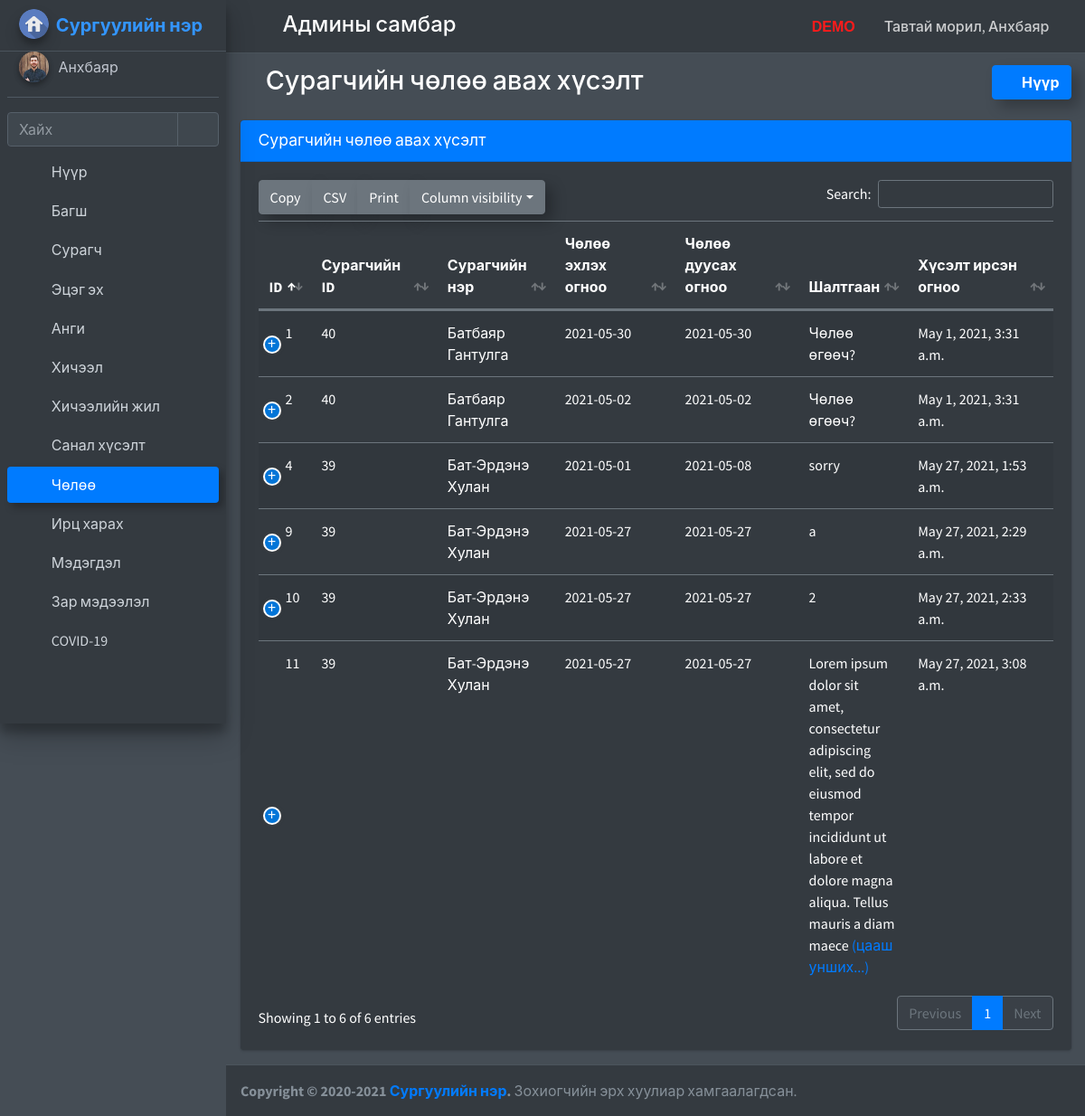
The app's page /student_leave_view (signed in) with its own data.
### school_management_app/models.py (models this page shows)
class CustomUser(AbstractUser):
    user_type_data=((1,"HOD"),(2,"Staff"),(3,"Student"),(4,"Parent"))
    user_type=models.CharField(default=1,choices=user_type_data,max_length=10)

class AdminHOD(models.Model):
    id=models.AutoField(primary_key=True)
    admin=models.OneToOneField(CustomUser,on_delete=models.CASCADE)
    created_at=models.DateTimeField(auto_now_add=True)
    updated_at=models.DateTimeField(auto_now_add=True)
    profile_pic=models.FileField(default="")
    objects=models.Manager()

class LeaveReportStudent(models.Model):
    id=models.AutoField(primary_key=True)
    student_id=models.ForeignKey(Students,on_delete=models.CASCADE)
    leave_start_date=models.CharField(max_length=255)
    leave_end_date=models.CharField(max_length=255, default="")
    leave_message=models.TextField()
    leave_status=models.IntegerField(default=0)
    created_at=models.DateTimeField(auto_now_add=True)
    updated_at=models.DateTimeField(auto_now_add=True)
    objects=models.Manager()

class Students(models.Model):
    id=models.AutoField(primary_key=True)
    admin=models.OneToOneField(CustomUser,on_delete=models.CASCADE)
    gender=models.CharField(max_length=255)
    profile_pic=models.FileField()
    address=models.TextField()
    course_id=models.ForeignKey(Courses,on_delete=models.DO_NOTHING)
    session_year_id=models.ForeignKey(SessionYearModel,on_delete=models.CASCADE)
    created_at=models.DateTimeField(auto_now_add=True)
    updated_at=models.DateTimeField(auto_now_add=True)
    fcm_token=models.TextField(default="")
    objects = models.Manager()

### school_management_app/HodViews.py (the view)
# urls.py: path('student_leave_view', HodViews.student_leave_view,name="student_leave_view"),
def student_leave_view(request):
    user=CustomUser.objects.get(id=request.user.id)
    admin=AdminHOD.objects.get(admin=user)
    leaves=LeaveReportStudent.objects.all()
    return render(request,"hod_template/student_leave_view.html",{"leaves":leaves,"admin":admin})

### school_management_app/templates/hod_template/student_leave_view.html (shortened to what this page needs)
{% extends 'hod_template/base_template.html' %}
{% load static %}
{% block page_title %}
<i class="nav-icon fas fa-user-graduate"></i> Сурагчийн чөлөө авах хүсэлт
{% endblock page_title %}
{% block custom_css %}
<link rel="stylesheet" href="{% static "plugins/datatables-bs4/css/dataTables.bootstrap4.min.css" %}">
<link rel="stylesheet" href="{% static "plugins/datatables-responsive/css/responsive.bootstrap4.min.css" %}">
<link rel="stylesheet" href="{% static "plugins/datatables-buttons/css/buttons.bootstrap4.min.css" %}">
{% endblock custom_css %}
{% block main_content %}
<section class="content">
  <div class="container-fluid">
    <div class="row">
      <div class="col-md-12">
        <div class="card card-primary">
          <div class="card-header">
            <h3 class="card-title">Сурагчийн чөлөө авах хүсэлт</h3>
          </div>
          <div class="card-body">
            <table id="example1" class="table  table-striped">
              <thead>
                <tr>
                  <th>ID</th>
                  <th>Сурагчийн ID</th>
                  <th>Сурагчийн нэр</th>
                  <th>Чөлөө эхлэх огноо</th>
                  <th>Чөлөө дуусах огноо</th>
                  <th>Шалтгаан</th>
                  <th>Хүсэлт ирсэн огноо</th>
                </tr>
              </thead>
              <tbody>
                {% for leave in leaves %}
                <tr>
                  <td>{{ leave.id }}</td>
                  <td style="width: 130px;">{{ leave.student_id.admin.id }}</td>
                  <td>{{ leave.student_id.admin.first_name }} {{ leave.student_id.admin.last_name }}</td>
                  <td style="width: 170px;">{{ leave.leave_start_date }}</td>
                  <td style="width: 170px;">{{ leave.leave_end_date }}</td>
                  <td class="show-read-more">{{ leave.leave_message }}</td>
                  <td style="width: 230px;">{{ leave.created_at }}</td>
                </tr>
                {% endfor %}
              </tbody>
            </table>
          </div>
        </div>
      </div>
    </div>
  </div>
</section>
{% endblock main_content %}

### school_management_app/templates/hod_template/base_template.html (shortened to what this page needs)
{% load static %}
<!DOCTYPE html>
<html>
<head>
  <link rel="stylesheet" href="{% static "plugins/fontawesome-free/css/all.min.css" %}">
  <link rel="stylesheet" href="https://code.ionicframework.com/ionicons/2.0.1/css/ionicons.min.css">
  <link rel="stylesheet" href="{% static "plugins/tempusdominus-bootstrap-4/css/tempusdominus-bootstrap-4.min.css" %}">
  <link rel="stylesheet" href="{% static "plugins/icheck-bootstrap/icheck-bootstrap.min.css" %}">
  <link rel="stylesheet" href="{% static "plugins/jqvmap/jqvmap.min.css" %}">
  <link rel="stylesheet" href="{% static "dist/css/adminlte.min.css" %}">
  <link rel="stylesheet" href="{% static "plugins/overlayScrollbars/css/OverlayScrollbars.min.css" %}">
  <link rel="stylesheet" href="{% static "plugins/daterangepicker/daterangepicker.css" %}">
  <link rel="stylesheet" href="{% static "plugins/summernote/summernote-bs4.css" %}">
  <link rel="stylesheet" href="{% static "custom/css/style.css" %}">
  {% block custom_css %} {% endblock custom_css %}
</head>
<body class="hold-transition sidebar-mini layout-fixed layout-navbar-fixed dark-mode">
  <div class="wrapper">
    <nav class="main-header navbar navbar-expand navbar-dark">
      <ul class="navbar-nav">
        <li class="nav-item">
          <a class="nav-link" data-widget="pushmenu" href="#"><i class="fas fa-bars"></i></a>
        </li>
      </ul>
      <h4 class="title-c1" style="margin-left: 10px; margin-top: 5px;">
        <span class="desktop">Админы самбар</span>
      </h4>
      <ul class="navbar-nav ml-auto">
        <li class="nav-item d-flex">
          <a class="nav-link">
            <span class="desktop-demo">DEMO</span>
        </li>
        <li class="nav-item d-flex">
          <a class="nav-link title-c2" style="white-space: nowrap; cursor: pointer;" data-toggle="dropdown" aria-haspopup="true" aria-expanded="false">
            <span class="hidden">Тавтай морил, </span>{{ user.last_name }}
            <i class="fas fa-angle-down"></i>
          </a>
        </li>
      </ul>
    </nav>
    {% include 'hod_template/sidebar_template.html' with user=user id=id %}
    <div class="content-wrapper">
      <div class="content-header">
        <div class="container-fluid">
          <div class="row mb-2">
            <div class="col-sm-6">
              <h1 class="m-0">
                {% block page_title %}
                {% endblock page_title %}
              </h1>
            </div>
            <div class="col-sm-6">
              <ol class="breadcrumb float-sm-right">
                <li class="breadcrumb-item"><a class="btn btn-primary font-weight-bold" href="{% url 'admin_home' %}"><i class="nav-icon fas fa-tachometer-alt mr-2"></i>Нүүр</a></li>
              </ol>
            </div>
          </div>
        </div>
      </div>
      {% block main_content %}{% endblock main_content %}
    </div>
    {% include 'hod_template/footer.html' %}
  </div>
</body>
</html>

### school_management_app/templates/hod_template/sidebar_template.html (shortened to what this page needs)
{% load static %}
<aside class="main-sidebar sidebar-dark-primary elevation-4">
  <a href="/admin_home" class="brand-link">
    <img src="{% static "dist/img/home-icon.png" %}" alt="logo" class="brand-image img-circle elevation-3"
      style="opacity: .9">
    <span class="brand-text font-weight-bold">Сургуулийн нэр</span>
  </a>
  <div class="sidebar">
    <div class="user-panel mt-3 pb-3 mb-3 d-flex">
      <div class="image">
        <img src="{{ admin.profile_pic }}" class="img-circle elevation-2 zoomD" alt="User Image">
      </div>
      <div class="info">
        <a href="{% url 'admin_profile' %}" class="d-block ">{{ user.last_name }}</a>
      </div>
    </div>
    <div class="form-inline">
      <div class="input-group" data-widget="sidebar-search">
        <input class="form-control form-control-sidebar" type="search" placeholder="Хайх" aria-label="Search">
        <div class="input-group-append">
          <button class="btn btn-sidebar" style="box-shadow: none !important;">
            <i class="fas fa-search fa-fw"></i>
          </button>
        </div>
      </div>
    </div>
    <nav class="mt-2">
      <ul class="nav nav-pills nav-sidebar flex-column nav-child-indent" data-widget="treeview" role="menu"
        data-accordion="false">
        <li class="nav-item">
          {% url 'admin_home' as admin_home %}
          <a href="{{ admin_home }}" class="nav-link {% if request.path == admin_home %} active {% endif %}">
            <i class="nav-icon fas fa-tachometer-alt"></i>
            <p>Нүүр</p>
          </a>
        </li>
        <li class="nav-item">
          {% url 'add_staff' as add_staff %}
          {% url 'manage_staff' as manage_staff %}
          {% url 'edit_staff' staff_id=id as edit_staff %}
          <a href="#" class="nav-link {% if request.path == add_staff %} active {% elif request.path == manage_staff %} active {% elif request.path == edit_staff %} active {% endif %}">
            <i class="nav-icon fas fa-chalkboard-teacher"></i>
            <p>Багш
              <i class="right fas fa-angle-left"></i>
            </p>
          </a>
        </li>
        <li class="nav-item">
          {% url 'add_student' as add_student %}
          {% url 'manage_student' as manage_student %}
          {% url 'edit_student' student_id=id as edit_student %}
          <a href="#" class="nav-link {% if request.path == add_student %} active {% elif request.path == manage_student %} active {% elif request.path == edit_student %} active {% endif %}">
            <i class="nav-icon fas fa-user-graduate"></i>
            <p>
              Сурагч
              <i class="right fas fa-angle-left"></i>
            </p>
          </a>
        </li>
        <li class="nav-item">
          {% url 'add_parent' as add_parent %}
          {% url 'manage_parent' as manage_parent %}
          {% url 'edit_parent' parent_id=id as edit_parent %}
          <a href="#" class="nav-link {% if request.path == add_parent %} active {% elif request.path == manage_parent %} active {% elif request.path == edit_parent %} active {% endif %}">
            <i class="nav-icon fas fa-users"></i>
            <p>
              Эцэг эх
              <i class="right fas fa-angle-left"></i>
            </p>
          </a>
        </li>
        <li class="nav-item">
          {% url 'add_course' as add_course %}
          {% url 'manage_course' as manage_course %}
          {% url 'edit_course' course_id=id as edit_course %}
          <a href="#" class="nav-link {% if request.path == add_course %} active {% elif request.path == manage_course %} active {% elif request.path == edit_course %} active {% endif %}">
            <i class="nav-icon fas fa-book"></i>
            <p>
              Анги
              <i class="right fas fa-angle-left"></i>
            </p>
          </a>
        </li>
        <li class="nav-item">
          {% url 'add_subject' as add_subject %}
          {% url 'manage_subject' as manage_subject %}
          {% url 'edit_subject' subject_id=id as edit_subject %}
          <a href="#" class="nav-link {% if request.path == add_subject %} active {% elif request.path == manage_subject %} active {% elif request.path == edit_subject %} active {% endif %}">
            <i class="nav-icon fas fa-book-open"></i>
            <p>
              Хичээл
              <i class="right fas fa-angle-left"></i>
            </p>
          </a>
        </li>
        <li class="nav-item">
          {% url 'add_session' as add_session %}
          {% url 'manage_session' as manage_session %}
          <a href="#" class="nav-link {% if request.path == add_session %} active {% elif request.path == manage_session %} active {% endif %}">
            <i class="nav-icon fas fa-calendar-alt"></i>
            <p>
              Хичээлийн жил
              <i class="right fas fa-angle-left"></i>
            </p>
          </a>
        </li>
        <li class="nav-item">
          {% url 'student_feedback_message' as student_feedback_message %}
          {% url 'staff_feedback_message' as staff_feedback_message %}
          {% url 'parent_feedback_message' as parent_feedback_message %}
          <a href="#" class="nav-link {% if request.path == student_feedback_message %} active {% elif request.path == staff_feedback_message %} active {% elif request.path == parent_feedback_message %} active {% endif %}">
            <i class="nav-icon fas fa-comments"></i>
            <p>
              Санал хүсэлт
              <i class="right fas fa-angle-left"></i>
            </p>
          </a>
        </li>
        <li class="nav-item">
          {% url 'student_leave_view' as student_leave_view %}
          {% url 'staff_leave_view' as staff_leave_view %}
          <a href="#" class="nav-link {% if request.path == student_leave_view %} active {% elif request.path == staff_leave_view %} active {% endif %}">
            <i class="nav-icon fas fa-sign-out-alt"></i>
            <p>
              Чөлөө
              <i class="right fas fa-angle-left"></i>
            </p>
          </a>
        </li>
        <li class="nav-item">
          {% url 'admin_view_attendance' as admin_view_attendance %}
          <a href="{% url 'admin_view_attendance' %}"
            class="nav-link {% if request.path == admin_view_attendance %} active {% endif %}">
            <i class="nav-icon fas fa-user-check"></i>
            <p>
              Ирц харах
            </p>
          </a>
        </li>
        <li class="nav-item">
          {% url 'admin_send_notification_staff' as admin_send_notification_staff %}
          {% url 'admin_send_notification_student' as admin_send_notification_student %}
          {% url 'admin_send_notification_parent' as admin_send_notification_parent %}
          <a href="#" class="nav-link ">
            <i class="nav-icon fas fa-bell"></i>
            <p>
              Мэдэгдэл
              <i class="right fas fa-angle-left"></i>
            </p>
          </a>
        </li>
        {% url 'manage_tnews' as manage_tnews %}
        {% url 'edit_tnews' TNews_id=id as edit_tnews %}
        {% url 'add_tnews' as add_tnews %}
        {% url 'view_tnews' TNews_id=id as view_tnews %}
        {% url 'manage_news' as manage_news %}
        {% url 'edit_news' News_id=id as edit_news %}
        {% url 'add_news' as add_news %}
        {% url 'view_news' News_id=id as view_news %}
        {% url 'manage_pnews' as manage_pnews %}
        {% url 'edit_pnews' PNews_id=id as edit_pnews %}
        {% url 'add_pnews' as add_pnews %}
        {% url 'view_pnews' PNews_id=id as view_pnews %}
        <li class="nav-item">
          <a href="#" class="nav-link
          ">
            <i class="nav-icon fas fa-newspaper"></i>
            <p>
              Зар мэдээлэл
              <i class="right fas fa-angle-left"></i>
            </p>
          </a>
        <li class="nav-item">
          {% url 'covid19' as covid19 %}
          <a href="{% url 'covid19' %}" class="nav-link {% if request.path == covid19 %} active {% endif %}">
            <i class="nav-icon fas fa-virus"></i>
            <p>
              COVID-19
            </p>
          </a>
        </li>
      </ul>
    </nav>
  </div>
</aside>

### school_management_app/static/custom/css/style.css (style rules this page uses)
.breadcrumb-item { margin-top: 10px; display: none; }
@media screen and (min-width: 992px) { .breadcrumb-item { margin-top: 0px; display: inline-block; } }
.btn { box-shadow: 8px 8px 15px rgba(0, 0, 0, 0.267) !important; }

### school_management_app/templates/hod_template/base_template.html (style rules this page uses)
.title-c1 { font-size: 20px; }
.desktop { font-size: 0px; }
.desktop-demo { font-size: 0px; }
.title-c2 { font-size: 15px; }
.hidden { font-size: 0; }
@media screen and (min-width: 992px) { .title-c1 { font-size: 24px; } }
@media screen and (min-width: 992px) { .desktop { font-size: 24px; } }
@media screen and (min-width: 992px) { .desktop-demo { font-size: 1rem; color: #ff1b1b; font-weight: 700; font-family: sans-serif; } }
@media screen and (min-width: 992px) { .title-c2 { font-size: 16px; font-weight: 500; } }
@media screen and (min-width: 992px) { .hidden { font-size: 16px; } }

### school_management_app/templates/hod_template/sidebar_template.html (style rules this page uses)
.zoomD { cursor: zoom-in; }
.nav-link.active { box-shadow: 5px 5px 8px rgba(0, 0, 0, 0.267) !important; }

### records on screen
CustomUser: last_name "Анхбаяр"
AdminHOD: profile_pic (picture)
LeaveReportStudent: id "1", student_id.admin.id "40", student_id.admin.first_name "Батбаяр", student_id.admin.last_name "Гантулга", leave_start_date "2021-05-30", leave_end_date "2021-05-30", leave_message "Чөлөө өгөөч?", created_at "May 1, 2021, 3:31 a.m."
LeaveReportStudent: id "2", student_id.admin.id "40", student_id.admin.first_name "Батбаяр", student_id.admin.last_name "Гантулга", leave_start_date "2021-05-02", leave_end_date "2021-05-02", leave_message "Чөлөө өгөөч?", created_at "May 1, 2021, 3:31 a.m."
LeaveReportStudent: id "4", student_id.admin.id "39", student_id.admin.first_name "Бат-Эрдэнэ", student_id.admin.last_name "Хулан", leave_start_date "2021-05-01", leave_end_date "2021-05-08", leave_message "sorry", created_at "May 27, 2021, 1:53 a.m."
LeaveReportStudent: id "9", student_id.admin.id "39", student_id.admin.first_name "Бат-Эрдэнэ", student_id.admin.last_name "Хулан", leave_start_date "2021-05-27", leave_end_date "2021-05-27", leave_message "a", created_at "May 27, 2021, 2:29 a.m."
LeaveReportStudent: id "10", student_id.admin.id "39", student_id.admin.first_name "Бат-Эрдэнэ", student_id.admin.last_name "Хулан", leave_start_date "2021-05-27", leave_end_date "2021-05-27", leave_message "2", created_at "May 27, 2021, 2:33 a.m."
LeaveReportStudent: id "11", student_id.admin.id "39", student_id.admin.first_name "Бат-Эрдэнэ", student_id.admin.last_name "Хулан", leave_start_date "2021-05-27", leave_end_date "2021-05-27", created_at "May 27, 2021, 3:08 a.m."
